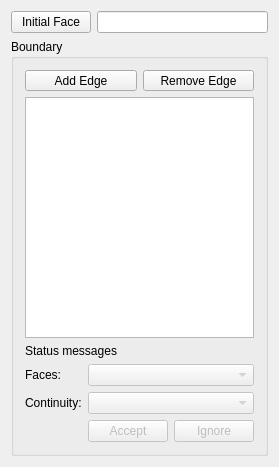
<?xml version="1.0" encoding="UTF-8"?>
<ui version="4.0">
 <class>SurfaceGui::TaskFilling</class>
 <widget class="QWidget" name="SurfaceGui::TaskFilling">
  <property name="geometry">
   <rect>
    <x>0</x>
    <y>0</y>
    <width>277</width>
    <height>467</height>
   </rect>
  </property>
  <property name="sizePolicy">
   <sizepolicy hsizetype="Ignored" vsizetype="Preferred">
    <horstretch>0</horstretch>
    <verstretch>0</verstretch>
   </sizepolicy>
  </property>
  <property name="windowTitle">
   <string>Filling</string>
  </property>
  <layout class="QGridLayout" name="gridLayout_2">
   <item row="0" column="0">
    <layout class="QHBoxLayout" name="horizontalLayout_2">
     <item>
      <widget class="QPushButton" name="buttonInitFace">
       <property name="text">
        <string>Initial Face</string>
       </property>
      </widget>
     </item>
     <item>
      <widget class="Gui::ClearLineEdit" name="lineInitFaceName">
       <property name="readOnly">
        <bool>true</bool>
       </property>
      </widget>
     </item>
    </layout>
   </item>
   <item row="1" column="0">
    <widget class="QGroupBox" name="groupBox">
     <property name="title">
      <string>Boundary</string>
     </property>
     <layout class="QGridLayout" name="gridLayout">
      <item row="1" column="0" colspan="3">
       <widget class="QListWidget" name="listBoundary"/>
      </item>
      <item row="3" column="0">
       <widget class="QLabel" name="label">
        <property name="sizePolicy">
         <sizepolicy hsizetype="Maximum" vsizetype="Preferred">
          <horstretch>0</horstretch>
          <verstretch>0</verstretch>
         </sizepolicy>
        </property>
        <property name="text">
         <string>Faces:</string>
        </property>
       </widget>
      </item>
      <item row="3" column="1" colspan="2">
       <widget class="QComboBox" name="comboBoxFaces">
        <property name="enabled">
         <bool>false</bool>
        </property>
       </widget>
      </item>
      <item row="4" column="0">
       <widget class="QLabel" name="label_2">
        <property name="sizePolicy">
         <sizepolicy hsizetype="Maximum" vsizetype="Preferred">
          <horstretch>0</horstretch>
          <verstretch>0</verstretch>
         </sizepolicy>
        </property>
        <property name="text">
         <string>Continuity:</string>
        </property>
       </widget>
      </item>
      <item row="4" column="1" colspan="2">
       <widget class="QComboBox" name="comboBoxCont">
        <property name="enabled">
         <bool>false</bool>
        </property>
       </widget>
      </item>
      <item row="5" column="0">
       <spacer name="horizontalSpacer">
        <property name="orientation">
         <enum>Qt::Horizontal</enum>
        </property>
        <property name="sizeType">
         <enum>QSizePolicy::Maximum</enum>
        </property>
        <property name="sizeHint" stdset="0">
         <size>
          <width>74</width>
          <height>20</height>
         </size>
        </property>
       </spacer>
      </item>
      <item row="5" column="1">
       <widget class="QPushButton" name="buttonAccept">
        <property name="enabled">
         <bool>false</bool>
        </property>
        <property name="text">
         <string>Accept</string>
        </property>
       </widget>
      </item>
      <item row="5" column="2">
       <widget class="QPushButton" name="buttonIgnore">
        <property name="enabled">
         <bool>false</bool>
        </property>
        <property name="text">
         <string>Ignore</string>
        </property>
       </widget>
      </item>
      <item row="0" column="0" colspan="3">
       <layout class="QHBoxLayout" name="horizontalLayout">
        <item>
         <widget class="QToolButton" name="buttonEdgeAdd">
          <property name="enabled">
           <bool>true</bool>
          </property>
          <property name="sizePolicy">
           <sizepolicy hsizetype="Expanding" vsizetype="Fixed">
            <horstretch>0</horstretch>
            <verstretch>0</verstretch>
           </sizepolicy>
          </property>
          <property name="text">
           <string>Add Edge</string>
          </property>
          <property name="checked">
           <bool>false</bool>
          </property>
         </widget>
        </item>
        <item>
         <widget class="QToolButton" name="buttonEdgeRemove">
          <property name="sizePolicy">
           <sizepolicy hsizetype="Expanding" vsizetype="Fixed">
            <horstretch>0</horstretch>
            <verstretch>0</verstretch>
           </sizepolicy>
          </property>
          <property name="text">
           <string>Remove Edge</string>
          </property>
         </widget>
        </item>
       </layout>
      </item>
      <item row="2" column="0" colspan="3">
       <widget class="QLabel" name="statusLabel">
        <property name="text">
         <string notr="true">Status messages</string>
        </property>
       </widget>
      </item>
     </layout>
    </widget>
   </item>
  </layout>
 </widget>
 <layoutdefault spacing="6" margin="11"/>
 <customwidgets>
  <customwidget>
   <class>Gui::ClearLineEdit</class>
   <extends>QLineEdit</extends>
   <header location="global">Gui/Widgets.h</header>
  </customwidget>
 </customwidgets>
 <resources/>
 <connections/>
</ui>
